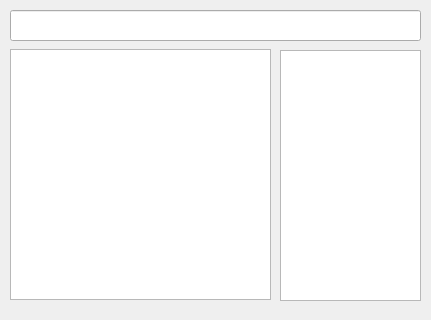
<?xml version="1.0" encoding="UTF-8"?>
<ui version="4.0">
 <class>ServerWindow</class>
 <widget class="QMainWindow" name="ServerWindow">
  <property name="geometry">
   <rect>
    <x>0</x>
    <y>0</y>
    <width>431</width>
    <height>320</height>
   </rect>
  </property>
  <property name="windowTitle">
   <string>Server</string>
  </property>
  <widget class="QWidget" name="centralwidget">
   <widget class="QTextEdit" name="text_edit">
    <property name="geometry">
     <rect>
      <x>10</x>
      <y>49</y>
      <width>261</width>
      <height>251</height>
     </rect>
    </property>
   </widget>
   <widget class="QListWidget" name="user_list">
    <property name="geometry">
     <rect>
      <x>280</x>
      <y>50</y>
      <width>141</width>
      <height>251</height>
     </rect>
    </property>
   </widget>
   <widget class="QLineEdit" name="address_port_field">
    <property name="geometry">
     <rect>
      <x>10</x>
      <y>10</y>
      <width>411</width>
      <height>31</height>
     </rect>
    </property>
    <property name="readOnly">
     <bool>true</bool>
    </property>
   </widget>
  </widget>
 </widget>
 <resources/>
 <connections/>
</ui>
